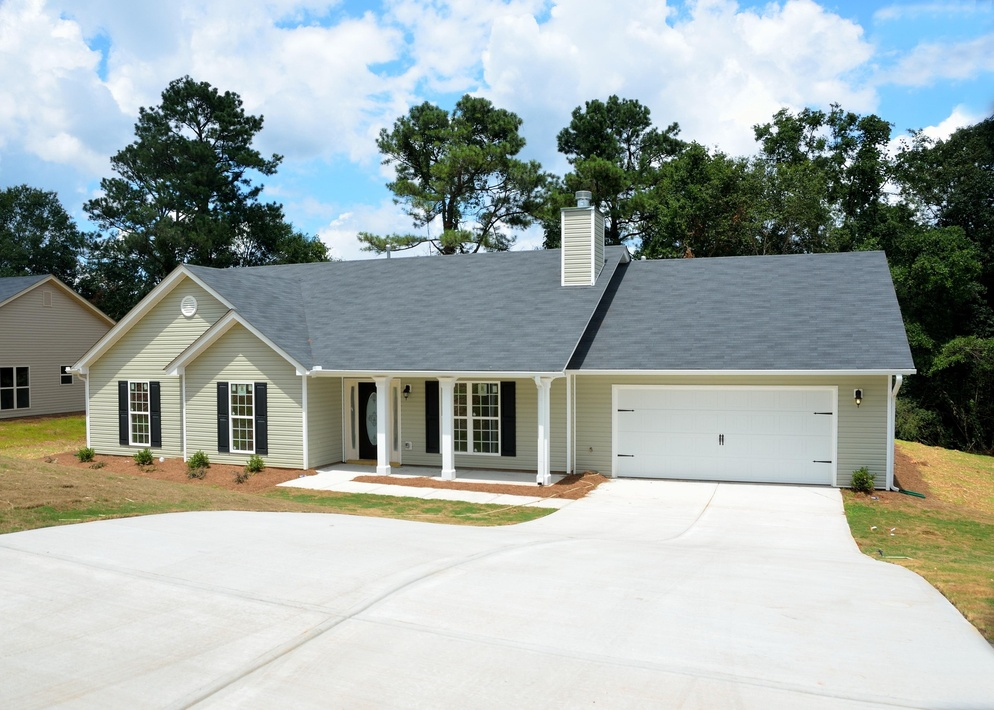
#> input picture image-to-sketch/data/input/home.jpg, 994 x 710 px, shrunk from 1920 x 1371 before the run; its folder holds only this picture in this run
$ python main.py
#> lines starting #> are read from the running program, lines starting #| are printed output that depends on the picture
### image-to-sketch/src/converter.py
import cv2


def convert_to_sketch(image_path):
    """
    Transforms an image into a pencil sketch through 4 main stages.
    Returns a list of images [original, grayscale, blurred, sketch].
    """
    # 1. Load the original image
    img = cv2.imread(image_path)
    if img is None:
        return None, "Error: Image not found. Check the path."

    # 2. Convert to Grayscale
    gray_image = cv2.cvtColor(img, cv2.COLOR_BGR2GRAY)

    # 3. Invert the Gray Image
    inverted_image = 255 - gray_image

    # 4. Apply Gaussian Blur to the inverted image
    # The (21, 21) kernel size controls the sketch's softness
    blurred = cv2.GaussianBlur(inverted_image, (21, 21), 0)

    # 5. Create the Sketch (Dodge Blend)
    # This divides the grayscale image by the inverted blurred image
    inverted_blurred = 255 - blurred
    pencil_sketch = cv2.divide(gray_image, inverted_blurred, scale=256.0)

    return [img, gray_image, blurred, pencil_sketch], "Success"

### image-to-sketch/src/visualizer.py
import matplotlib.pyplot as plt
import cv2


def save_comparison_figure(images, output_path):
    """
    Creates a side-by-side figure showing the conversion stages.
    """
    titles = ['Original', 'Grayscale', 'Blurred', 'Final Sketch']
    plt.figure(figsize=(16, 4))

    for i in range(len(images)):
        plt.subplot(1, 4, i + 1)

        # If it's the original (3 channels), convert BGR to RGB for Matplotlib
        if len(images[i].shape) == 3:
            display_img = cv2.cvtColor(images[i], cv2.COLOR_BGR2RGB)
            plt.imshow(display_img)
        else:
            # Grayscale images need the 'gray' colormap
            plt.imshow(images[i], cmap='gray')

        plt.title(titles[i])
        plt.axis('off')

    plt.tight_layout()
    plt.savefig(output_path)
    plt.close()


def save_intensity_graph(sketch_image, output_path):
    """
    Generates a histogram graph of the sketch's pixel intensity.
    """
    plt.figure(figsize=(10, 5))
    plt.hist(sketch_image.ravel(), bins=256, range=[0, 256], color='gray')
    plt.title('Final Sketch: Pixel Intensity Distribution')
    plt.xlabel('Pixel Value (0=Black, 255=White)')
    plt.ylabel('Frequency')
    plt.grid(axis='y', alpha=0.3)
    plt.savefig(output_path)
    plt.close()

### image-to-sketch/main.py
import os
import glob
from src.converter import convert_to_sketch
from src.visualizer import save_comparison_figure, save_intensity_graph


def main():
    # 1. Setup project paths
    input_folder = 'data/input'
    output_folder = 'data/output'

    os.makedirs(input_folder, exist_ok=True)
    os.makedirs(output_folder, exist_ok=True)

    # 2. Automatically find any image format (jpg, jpeg, png, webp)
    extensions = ['*.jpg', '*.jpeg', '*.png', '*.webp', '*.JPG', '*.PNG']
    image_files = []
    for ext in extensions:
        image_files.extend(glob.glob(os.path.join(input_folder, ext)))

    # 3. Check if any image exists
    if not image_files:
        print(f"Error: No images found in '{input_folder}'.")
        print("Please drop a .jpg, .png, or .webp file into that folder.")
        return

    # Process the first image found
    input_path = image_files[0]
    filename = os.path.basename(input_path)

    print(f"--- Processing: {filename} ---")

    # 4. Process the image (Converter)
    images, status = convert_to_sketch(input_path)
#> in convert_to_sketch, img is the input picture: shape (710, 994, 3); mean B, G, R 167.5, 170.7, 161.9
#> in convert_to_sketch, `gray_image = cv2.cvtColor(img, cv2.COLOR_BGR2GRAY)`:
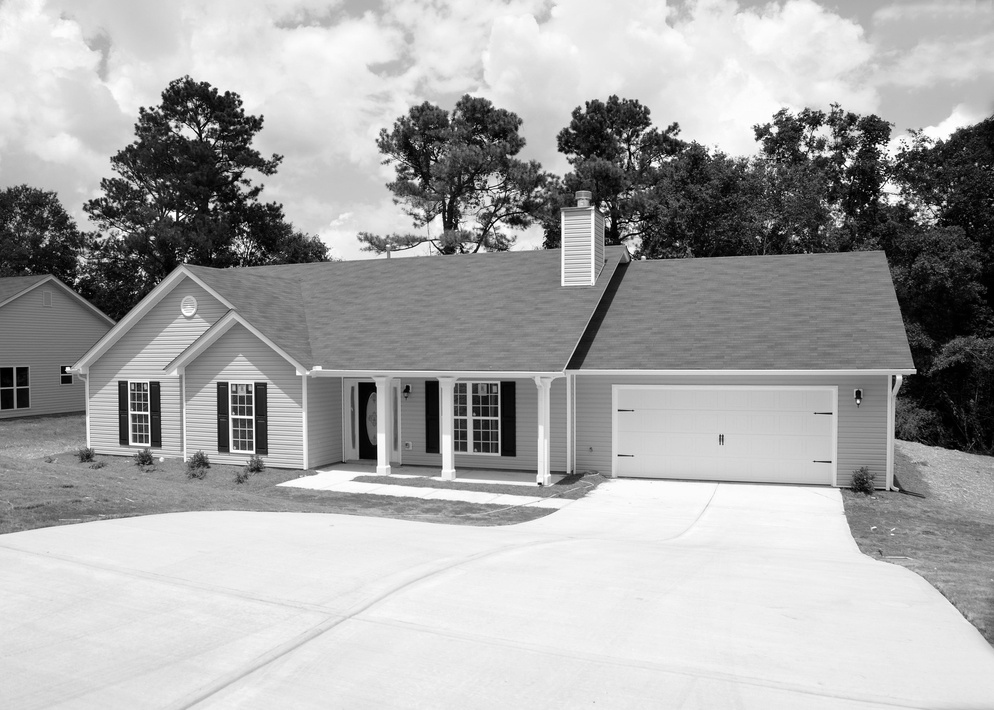
#> gray_image: shape (710, 994); min 0, max 255, mean 167.7
#> in convert_to_sketch, `inverted_image = 255 - gray_image`:
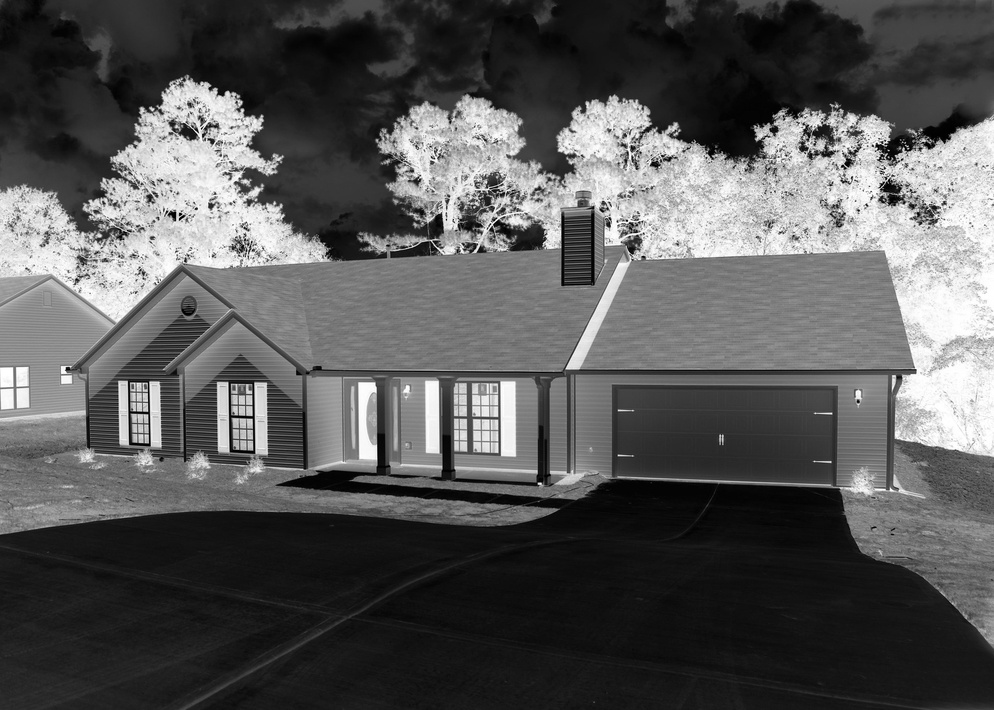
#> inverted_image: shape (710, 994); min 0, max 255, mean 87.3
#> in convert_to_sketch, `blurred = cv2.GaussianBlur(inverted_image, (21, 21), 0)`:
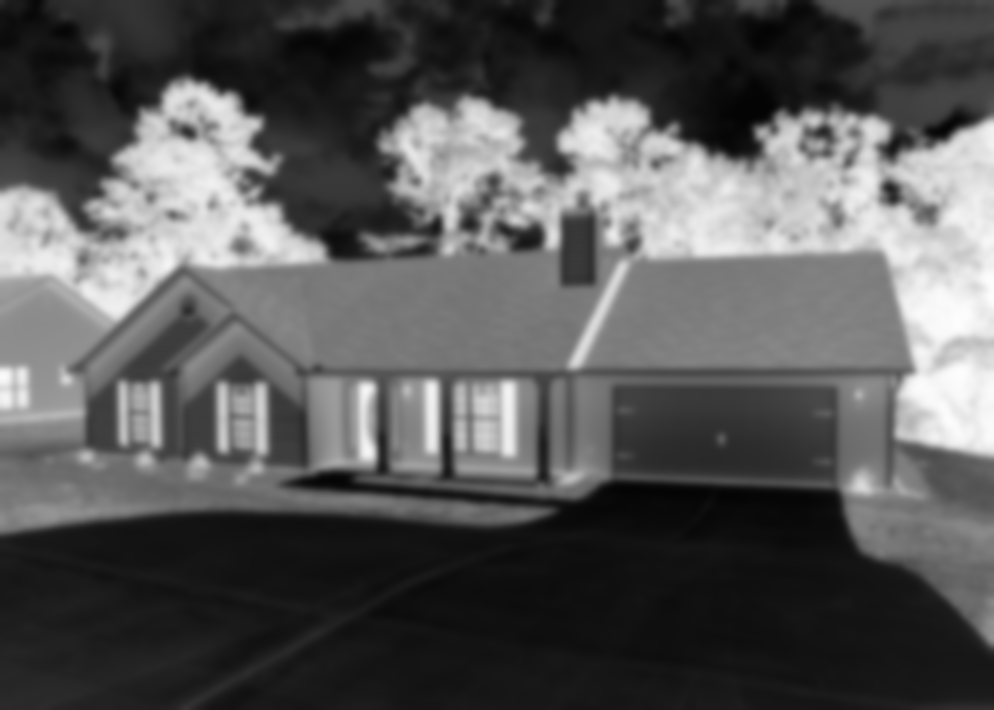
#> blurred: shape (710, 994); min 4, max 253, mean 87.3
#> in convert_to_sketch, `inverted_blurred = 255 - blurred`:
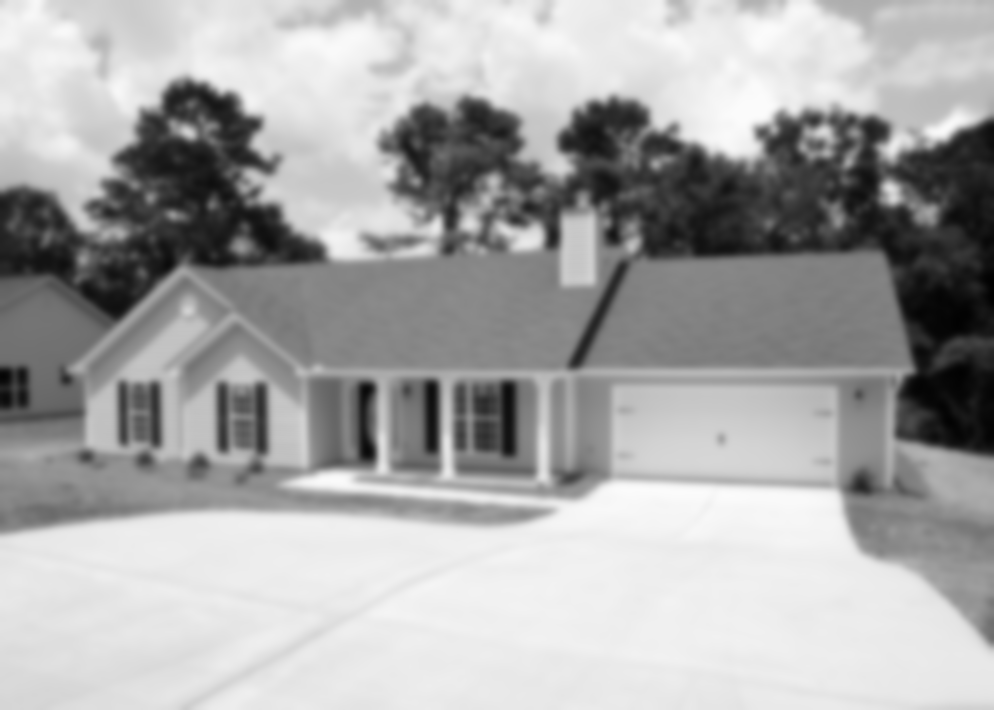
#> inverted_blurred: shape (710, 994); min 2, max 251, mean 167.7
#> in convert_to_sketch, `pencil_sketch = cv2.divide(gray_image, inverted_blurred, scale=256.0)`:
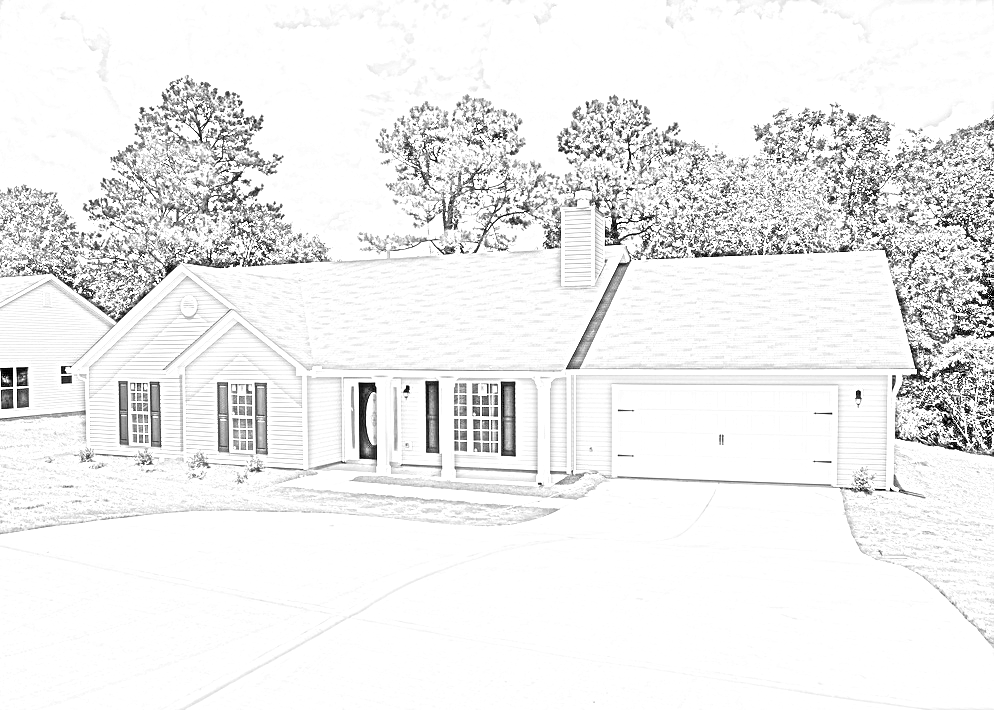
#> pencil_sketch: shape (710, 994); min 0, max 255, mean 237.9
#> images = 4 items; status = 'Success'

    if status == "Success":
        # 5. Generate and save Figure
        fig_name = f"figure_{os.path.splitext(filename)[0]}.png"
        figure_path = os.path.join(output_folder, fig_name)
        save_comparison_figure(images, figure_path)
#> the loop in save_comparison_figure, `for i in range(len(images)):` made 4 passes

        # 6. Generate and save Graph
        graph_name = f"graph_{os.path.splitext(filename)[0]}.png"
        graph_path = os.path.join(output_folder, graph_name)
        save_intensity_graph(images[-1], graph_path)
#> in save_intensity_graph, `plt.savefig(output_path)`:
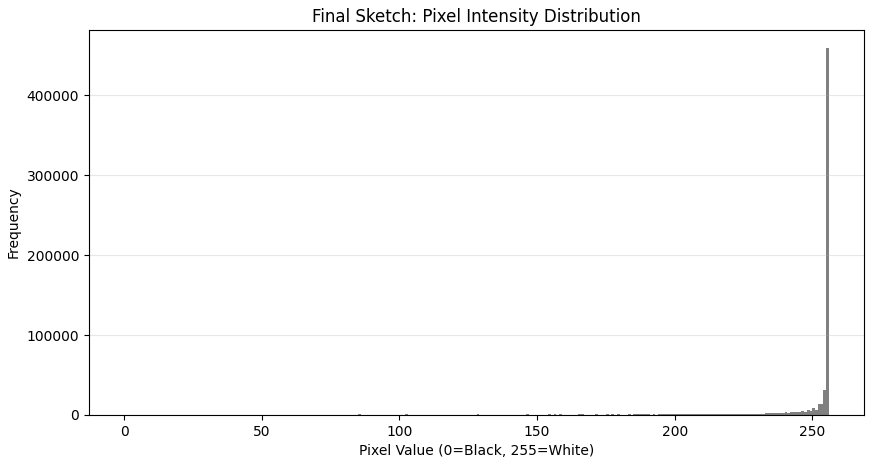
#> figure drawn by matplotlib, 1 panel; tallest bar 458461 high, from x = 255 to 256

        print(f"Done! Results saved in '{output_folder}' as:")
        print(f" - {fig_name}")
        print(f" - {graph_name}")
    else:
        print(f"Error: {status}")


if __name__ == "__main__":
    main()
